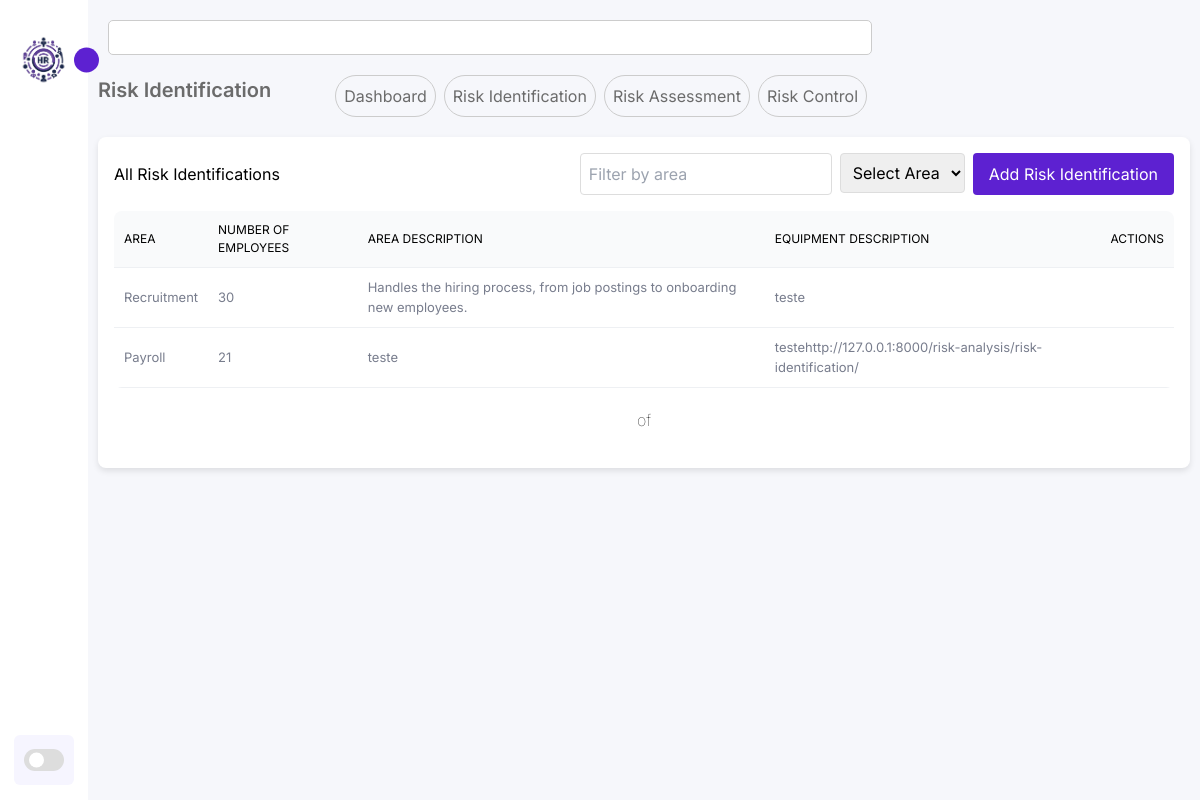
Page /risk-analysis/risk-identification/ on the committed database.
### osha_riskanalysis/models.py (models this page shows, shortened)
class RiskIdentification(models.Model):
    area = models.ForeignKey(Area, on_delete=models.CASCADE)
    number_of_employees = models.IntegerField()
    area_description = models.TextField()
    equipment_description = models.TextField()

### department/models.py (models this page shows, shortened)
class Area(models.Model):
    name = models.CharField(max_length=100)
    description = models.TextField(null=True, blank=True)
    department = models.ForeignKey(Department, on_delete=models.CASCADE, related_name='areas')

### osha_riskanalysis/views.py (the view)
# urls.py: path('risk-identification/', views.risk_identification_list, name='risk_identification_list'),  # Corrigido aqui
def risk_identification_list(request):
    risks = RiskIdentification.objects.all()
    return render(request, 'risk_identification_list.html', {'risks': risks})

### osha_riskanalysis/templates/risk_identification_list.html (shortened to what this page needs)
{% extends 'base_generic.html' %}
{% load static %}
{% block extra_styles %}
    <link rel="stylesheet" href="{% static 'css/employees.css' %}">
{% endblock %}
{% block content %}
<section class="main-title">
    <h1>Risk Identification</h1>
    <div class="buttons">
        <a class="sub-item" href="{% url 'dashboard' %}">Dashboard</a>
        <a class="sub-item" href="{% url 'risk_identification_list' %}">Risk Identification</a>
        <a class="sub-item" href="{% url 'risk_assessment_list' %}">Risk Assessment</a>
        <a class="sub-item" href="{% url 'risk_control_list' %}">Risk Control</a>
    </div>
</section>
<div class="card">
    <div class="card-header">
        <h2>All Risk Identifications</h2>
        <div class="filters">
            <input type="search" placeholder="Filter by area" class="filter-input" />
            <form method="GET" id="filter-form">
                <select id="area-select" class="filter-select" onchange="this.form.submit()">
                    <option value="">Select Area</option>
                </select>
            </form>
            <button class="btn_add"><a href="{% url 'risk_identification_create' %}">Add Risk Identification</a></button>
        </div>
    </div>
    <div class="board">
        <table width="100%">
            <thead>
                <tr>
                    <td>Area</td>
                    <td>Number of Employees</td>
                    <td>Area Description</td>
                    <td>Equipment Description</td>
                    <td>Actions</td>
                </tr>
            </thead>
            <tbody>
                {% for risk in risks %}
                <tr>
                    <td class="people-des"><p>{{ risk.area.name }}</p></td>
                    <td class="people-des"><p>{{ risk.number_of_employees }}</p></td>
                    <td class="people-des"><p>{{ risk.area_description }}</p></td>
                    <td class="people-des"><p>{{ risk.equipment_description }}</p></td>
                    <td class="download">
                    </td>
                </tr>
                {% endfor %}
            </tbody>
        </table>
    </div>
    <div class="pagination">
        <span class="step-links">
            <span class="current">
                 {{ risks.number }} of {{ risks.paginator.num_pages }}
            </span>
        </span>
    </div>
</div>
{% endblock %}

### static/css/style.css (style rules this page uses)
:root { --color-dark: #1D2231; --text-grey: #8390A2; --bg-body: #f6f7fb; --bg-main: #ffffff; --main-color: #5d21d1; --text-white: #ffffff; --body-color: #E4E9F7; --sidebar-color: #FFF; --primary-color: #5d21d1; --primary-color-light: #F6F5FF; --toggle-color: #DDD; --text-color: #242222; --tran-03: all 0.2s ease; --tran-04: all 0.3s ease; --tran-05: all 0.3s ease; }
* { padding: 0; margin: 0; box-sizing: border-box; list-style-type: none; text-decoration: none; font-family: 'Inter', sans-serif; }
body { height: 100vh; background: var(--bg-body); margin: 1rem 3rem; }
.main-title { display: flex; gap: 4rem; margin-bottom: 20px; }
.main-title h1 { font-size: 20px; font-weight: 600; color: #6b6b6b; }
.buttons { display: flex; gap: 0.5rem; }
.buttons .sub-item { background: transparent; padding: 0.5rem 0.5rem; border: solid 1px #ccc; border-radius: 30px; color: #6b6b6b; }
.pagination { margin: 20px 0; text-align: center; }
.step-links .current { font-weight: lighter; }

### static/css/employees.css (style rules this page uses)
.card { background-color: #fff; border-radius: 8px; box-shadow: 0 3px 6px rgba(0, 0, 0, 0.1); padding: 1rem; margin-bottom: 1rem; width: 100%; max-width: 100%; }
.card-header { display: flex; justify-content: space-between; align-items: center; margin-bottom: 1rem; }
.filters { display: flex; gap: 0.5rem; }
.filter-input, .filter-select { padding: 0.5rem; border: 1px solid #ddd; border-radius: 4px; }
.btn_add { padding: 0.2rem 1rem; border-radius: 4px; border: none; background-color: var(--main-color); color: var(--text-white); cursor: pointer; }
.board { width: 100%; overflow: auto; background: #fff; border-radius: 8px; }
.board p { font-weight: 400; font-size: 13px; color: #787d8d; }
table { border-collapse: collapse; width: 100%; }
tr { border-bottom: 1px solid #eef0f3; }
thead td { font-size: 14px; text-transform: uppercase; font-weight: 400; background: #F9FAFB; text-align: start; padding: 15px; }
tbody tr td { padding: 10px 15px; }
table { border-collapse: collapse; }
thead td { font-size: 12px; text-transform: uppercase; font-weight: 400; background: #F9FAFB; text-align: start; padding: 10px; }
tbody tr td { padding: 10px 10px; }

### static/css/help.css (style rules this page uses)
form { flex: 1; max-width: 50%; }

### rows in the picture
RiskIdentification: area.name "Recruitment", number_of_employees "30", area_description "Handles the hiring process, from job postings to onboarding new employees.", equipment_description "teste"
RiskIdentification: area.name "Payroll", number_of_employees "21", area_description "teste", equipment_description "testehttp://127.0.0.1:8000/risk-analysis/risk-identification/"
